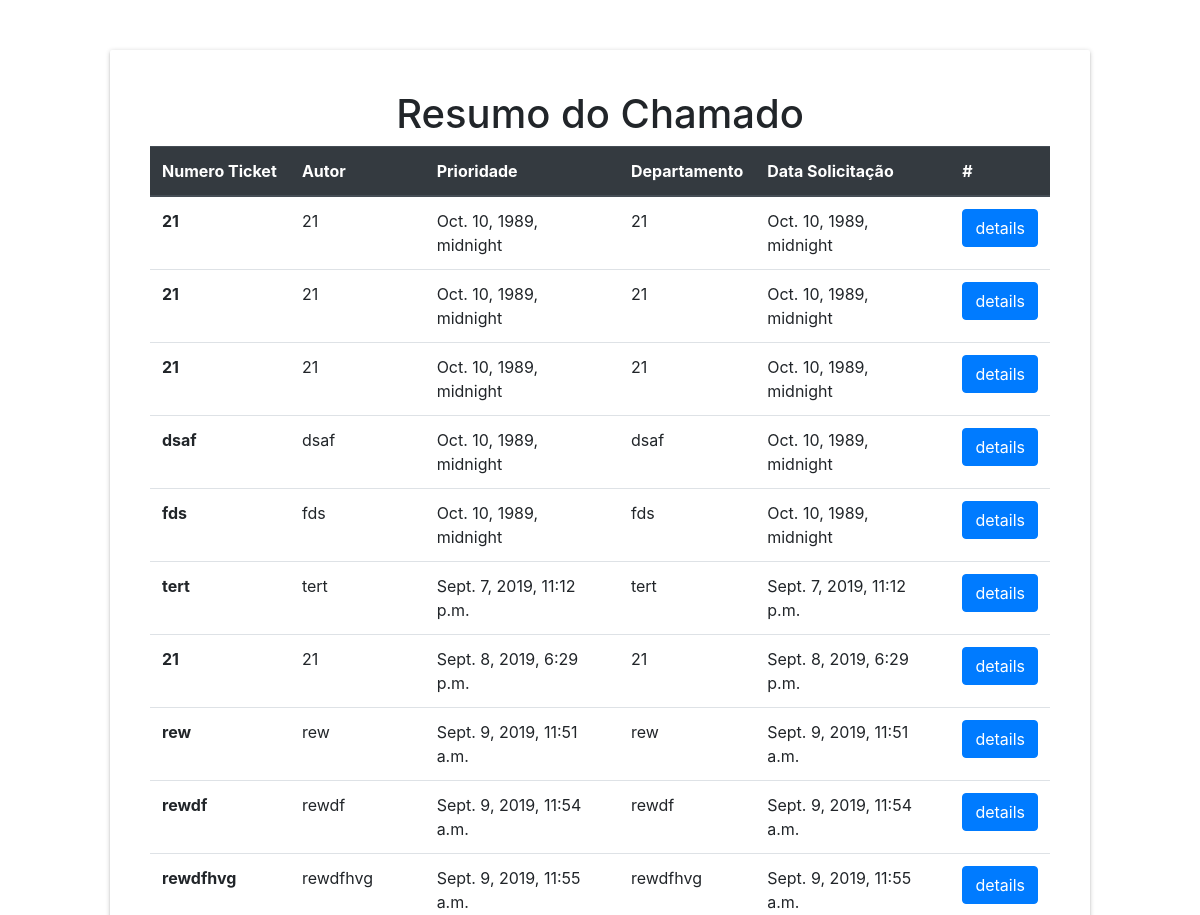
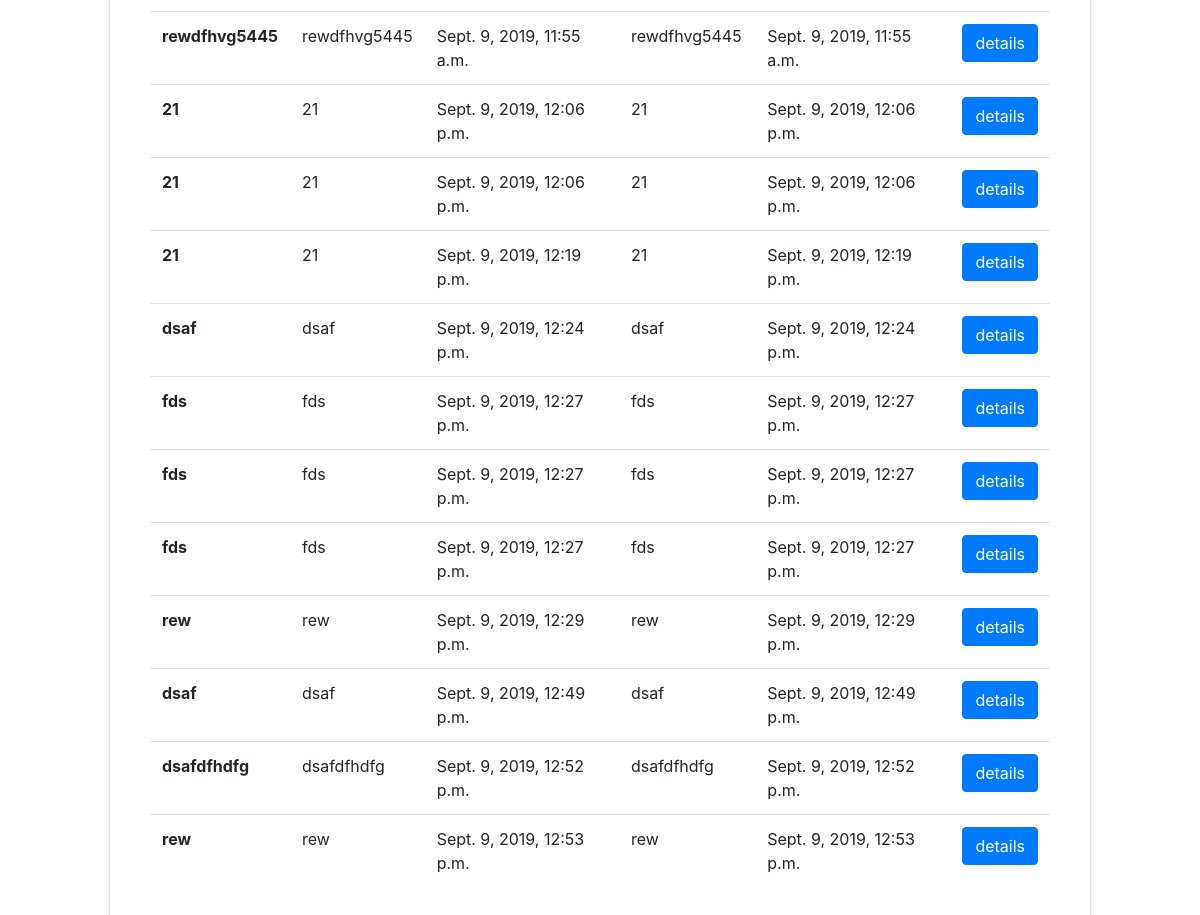
/tickets/, run on an earlier commit of the app's database (2 pictures, top to bottom).
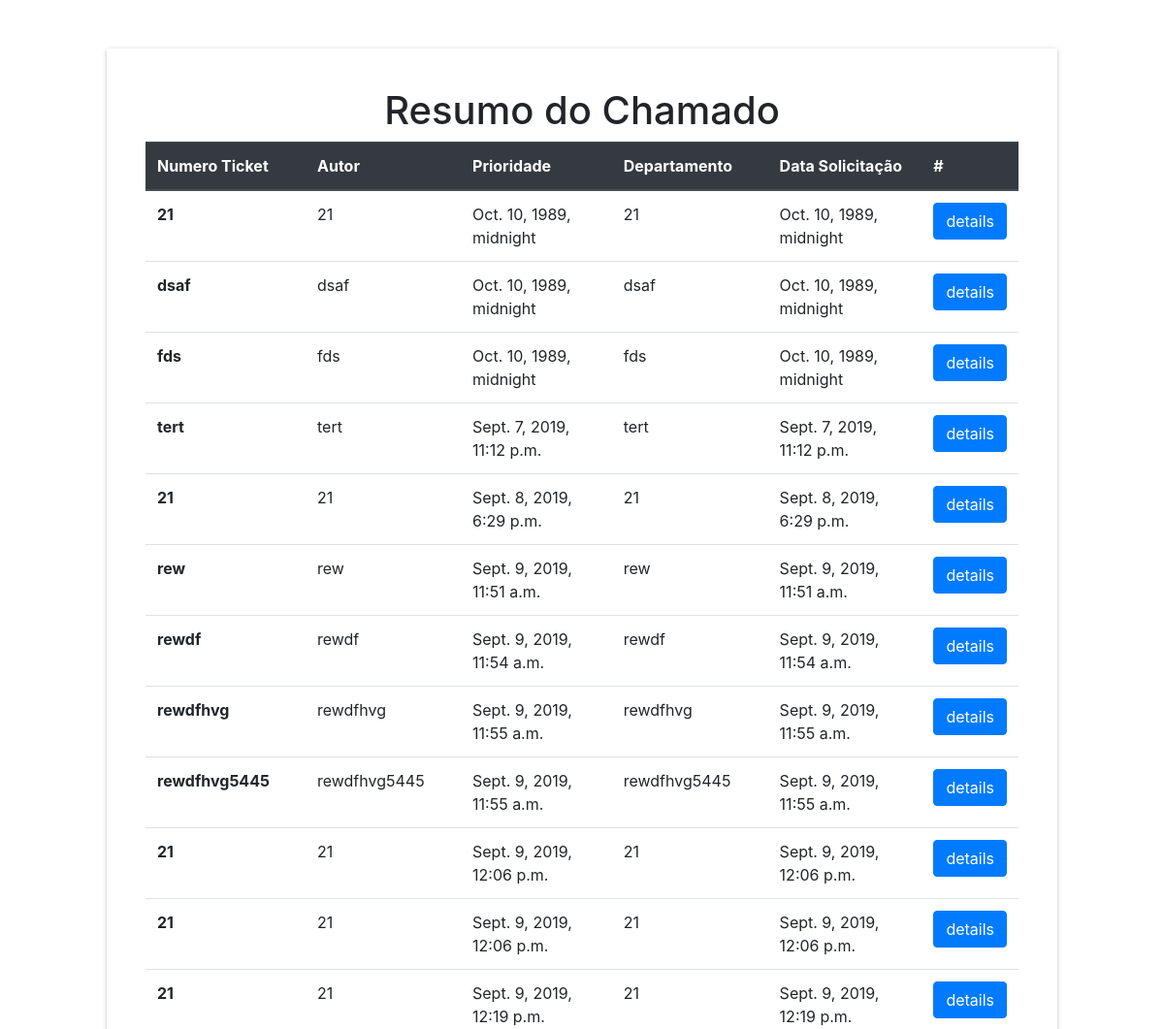
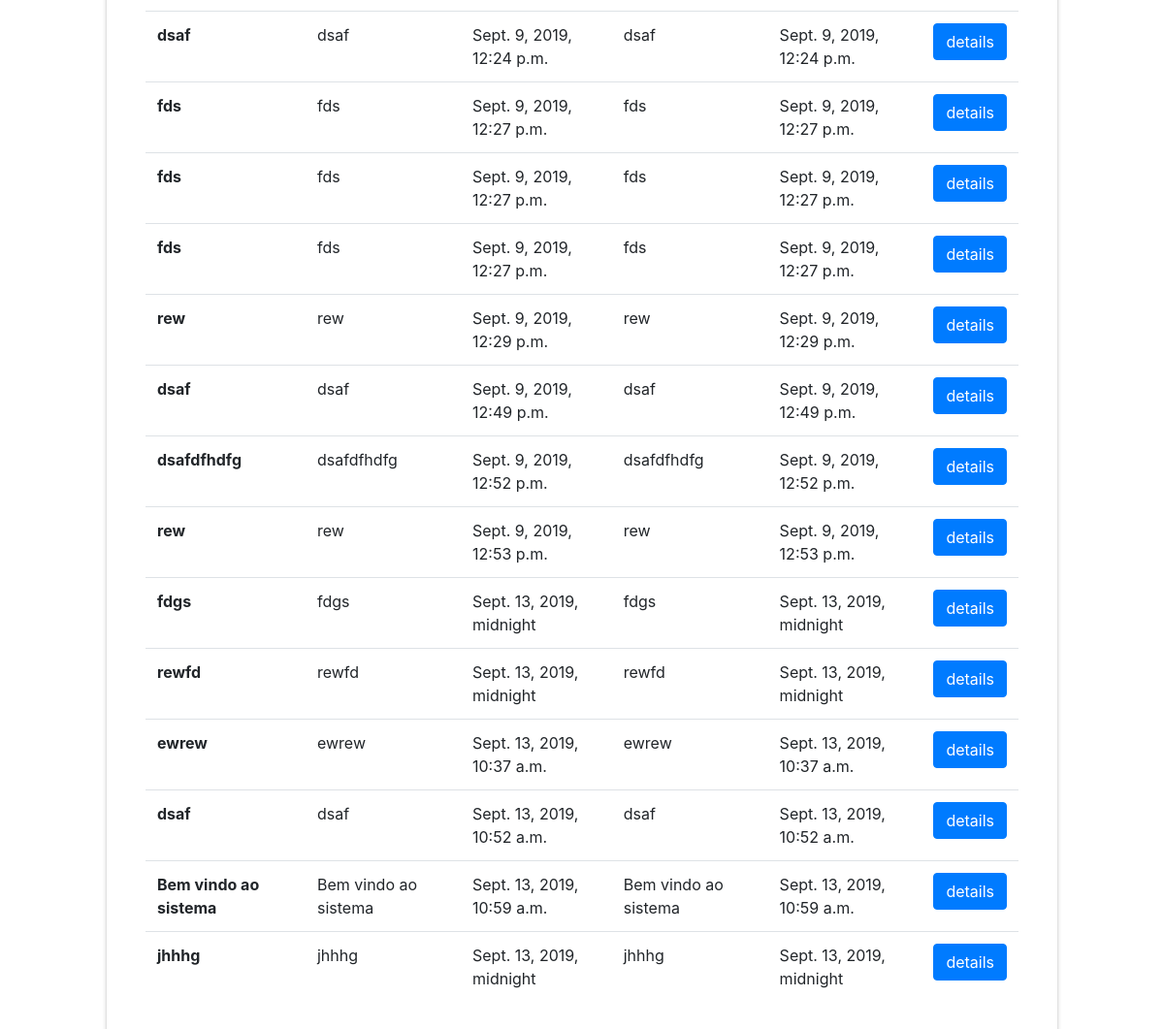
And on a later commit of the database (2 pictures, top to bottom).
### suporte/models.py (models this page shows, shortened)
class Ticket(models.Model):
    titulo_text = models.CharField(max_length=200)
    descricao_text = models.CharField(max_length=200)
    prioridade_text = models.CharField(max_length=200, null=True, blank=True)
    departamento_text = models.CharField(max_length=200,choices=CRC_CHOICES, null=True, blank=True)
    autor_text = models.CharField(max_length=200)
    ticket_id = models.CharField(max_length=255, null=True, blank=True)
    ticket_email = models.CharField(max_length=255)
    chamados_date = models.DateTimeField('date published')

### suporte/views.py (the view)
# urls.py: path('tickets/', views.TicketList.as_view(), name='tickets_list'),
class TicketList(ListView):
    template_name = 'suporte/ticket/tickets_list.html'
    model = Ticket
    form_class = TicketForm

### templates/suporte/ticket/tickets_list.html
{% extends "layout.html" %}
{% block content %}
<div class="conteiner-form">
 <h1 class="title">Resumo do Chamado</h1>
<table class="table w3-animate-right" style="margin: auto;">
  <thead class="thead-dark">
    <tr>
      <th scope="col">Numero Ticket</th>
      <th scope="col">Autor</th>
      <th scope="col">Prioridade</th>
      <th scope="col">Departamento</th>
      <th scope="col">Data Solicitação</th>
      <th scope="col">#</th>
    </tr>
  </thead>
  <tbody>
{% for ticket in object_list %}
    <tr>
      <th scope="row">{{ ticket.titulo_text }}</th>
      <td>{{ ticket.titulo_text }}</td>
<td>{{ ticket.chamados_date }}</td>
        <td>{{ ticket.titulo_text }}</td>
<td>{{ ticket.chamados_date }}</td>
 <td><a class="btn btn-primary float-right" href="{% url "tickets_detail" ticket.id  %}">details</a></td>
    </tr>
    {% endfor %}
  </tbody>
</table>
</div>
{% endblock %}

What changed in the data, as far as the page shows it:
removed Ticket: titulo_text "21", chamados_date "Oct. 10, 1989, midnight"
removed Ticket: titulo_text "21", chamados_date "Oct. 10, 1989, midnight"
added Ticket: titulo_text "fdgs", chamados_date "Sept. 13, 2019, midnight"
added Ticket: titulo_text "rewfd", chamados_date "Sept. 13, 2019, midnight"
added Ticket: titulo_text "ewrew", chamados_date "Sept. 13, 2019, 10:37 a.m."
added Ticket: titulo_text "dsaf", chamados_date "Sept. 13, 2019, 10:52 a.m."
added Ticket: titulo_text "Bem vindo ao sistema", chamados_date "Sept. 13, 2019, 10:59 a.m."
added Ticket: titulo_text "jhhhg", chamados_date "Sept. 13, 2019, midnight"
